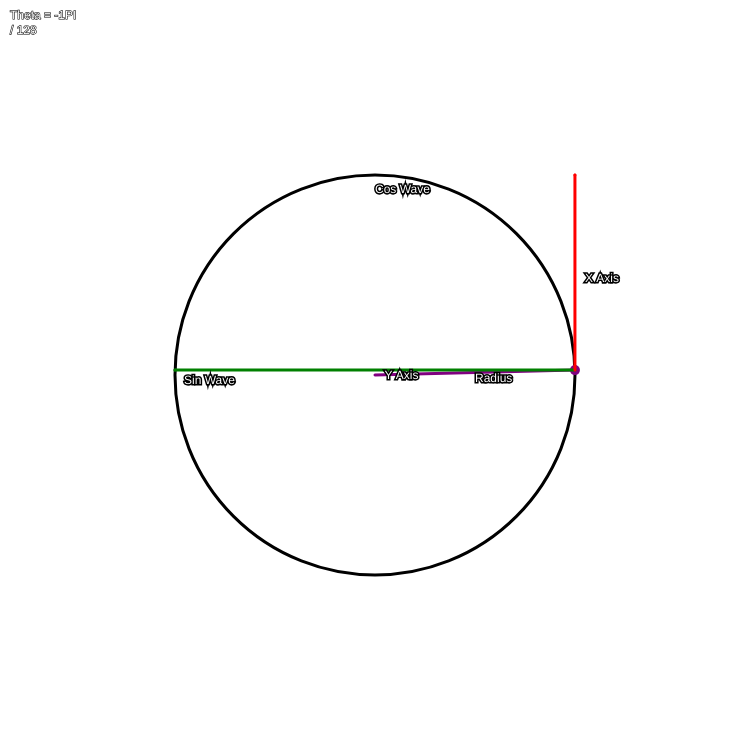
Frame 1 (no input)
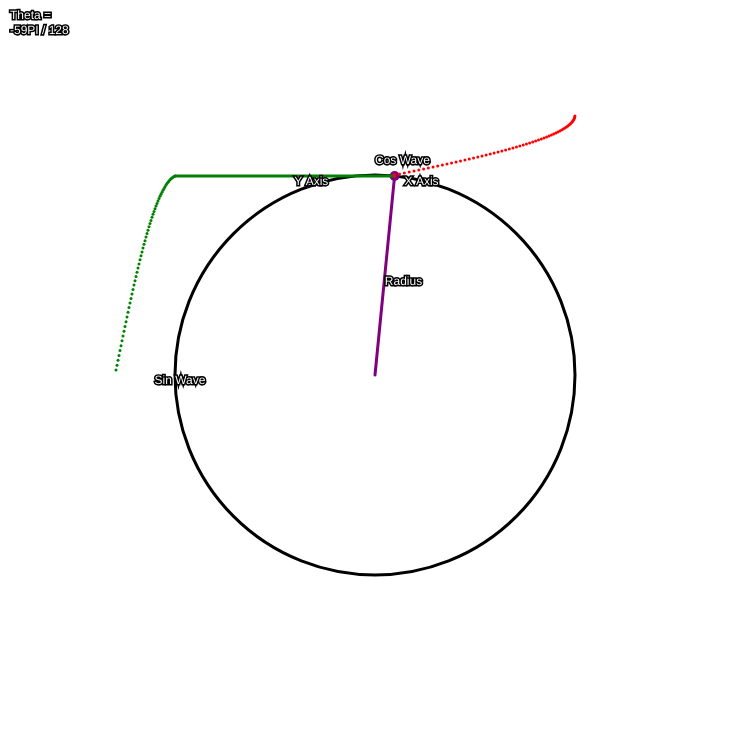
Frame 60 (no input)
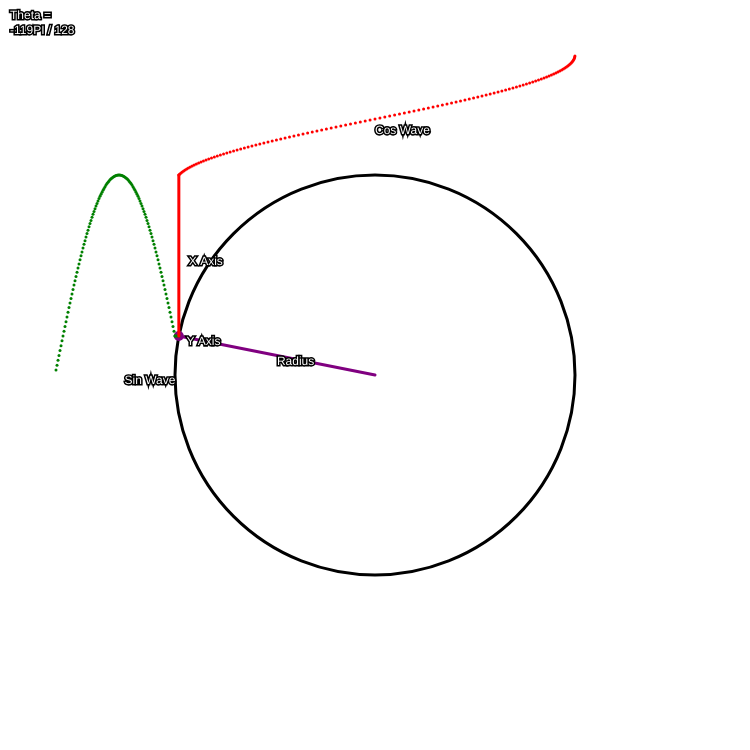
Frame 120 (the mouse pressed at the canvas centre since frame 60)

The p5.js sketch that drew these frames (run headless with seeded random() and noise() and a simulated clock; from frame 60 on, the mouse is pressed at the canvas centre):

// p5.js sketch
// ── sketch.js
var wh = 750;

function setup() {
  createCanvas(wh, wh);
}

var c = wh / 2;
var t = 0;
var r = 200;

var yp = [];
var xp = [];

function draw() {
  clear();

  t -= PI / 128;

  stroke("black");
  fill(255);
  text("Theta = " + ceil(t / (PI / 128)) + "PI / 128", 10, 10, 70, 80);

  var x = Math.cos(t);
  var y = Math.sin(t);

  stroke("black");
  strokeWeight(3);
  circle(c, c, 2 * r);

  stroke("purple");
  strokeWeight(10);
  point(c + x * r, c + y * r);

  strokeWeight(3);
  line(c, c, c + x * r, c + y * r);
  stroke("black");
  fill(255);
  text("Radius", c + (x / 2) * r, c + (y / 2) * r, 70, 80);

  yp.push({ x: c - r, y: c + y * r });
  xp.push({ x: c + x * r, y: c - r });

  stroke("black");
  fill(255);
  text(
    "X Axis",
    (c + x * r + xp[xp.length - 1].x) / 2 + 10,
    (c + y * r + xp[xp.length - 1].y) / 2,
    70,
    80
  );

  stroke("green");
  line(c + x * r, c + y * r, yp[xp.length - 1].x, yp[xp.length - 1].y);
  yp.forEach((p, i) => {
    point(p.x, p.y);
    yp[i].x--;
  });

  stroke("black");
  fill(255);
  text(
    "Y Axis",
    (c + x * r + yp[yp.length - 1].x) / 2 + 10,
    (c + y * r + yp[yp.length - 1].y) / 2,
    70,
    80
  );

  stroke("red");
  line(c + x * r, c + y * r, xp[xp.length - 1].x, xp[xp.length - 1].y);
  xp.forEach((p, i) => {
    point(p.x, p.y);
    xp[i].y--;
  });

  if (xp.length > r) {
    xp.shift();
  }

  if (yp.length > r) {
    yp.shift();
  }

  stroke("black");
  fill(255);
  text("Sin Wave", (yp[0].x + yp[yp.length - 1].x) / 2 + 10, c, 70, 80);

  stroke("black");
  fill(255);
  text("Cos Wave", c, (xp[0].y + xp[xp.length - 1].y) / 2 + 10, 70, 80);
}
